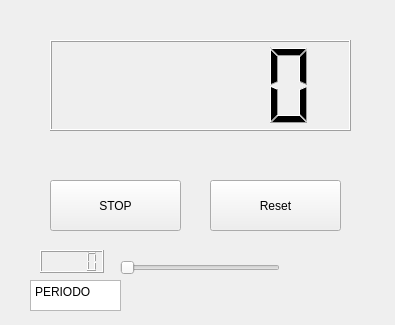
<?xml version="1.0" encoding="UTF-8"?>
<ui version="4.0">
 <class>Counter</class>
 <widget class="QWidget" name="Counter">
  <property name="geometry">
   <rect>
    <x>0</x>
    <y>0</y>
    <width>395</width>
    <height>325</height>
   </rect>
  </property>
  <property name="windowTitle">
   <string>Counter</string>
  </property>
  <widget class="QPushButton" name="button">
   <property name="geometry">
    <rect>
     <x>50</x>
     <y>180</y>
     <width>131</width>
     <height>51</height>
    </rect>
   </property>
   <property name="text">
    <string>STOP</string>
   </property>
  </widget>
  <widget class="QLCDNumber" name="lcdNumber">
   <property name="geometry">
    <rect>
     <x>50</x>
     <y>40</y>
     <width>301</width>
     <height>91</height>
    </rect>
   </property>
  </widget>
  <widget class="QPushButton" name="button_2">
   <property name="geometry">
    <rect>
     <x>210</x>
     <y>180</y>
     <width>131</width>
     <height>51</height>
    </rect>
   </property>
   <property name="text">
    <string>Reset</string>
   </property>
  </widget>
  <widget class="QSlider" name="horizontalSlider">
   <property name="geometry">
    <rect>
     <x>120</x>
     <y>260</y>
     <width>160</width>
     <height>16</height>
    </rect>
   </property>
   <property name="orientation">
    <enum>Qt::Orientation::Horizontal</enum>
   </property>
  </widget>
  <widget class="QLCDNumber" name="lcdNumber_2">
   <property name="geometry">
    <rect>
     <x>40</x>
     <y>250</y>
     <width>64</width>
     <height>23</height>
    </rect>
   </property>
  </widget>
  <widget class="QPlainTextEdit" name="plainTextEdit">
   <property name="geometry">
    <rect>
     <x>30</x>
     <y>280</y>
     <width>91</width>
     <height>31</height>
    </rect>
   </property>
   <property name="plainText">
    <string>PERIODO</string>
   </property>
  </widget>
 </widget>
 <resources/>
 <connections/>
</ui>
